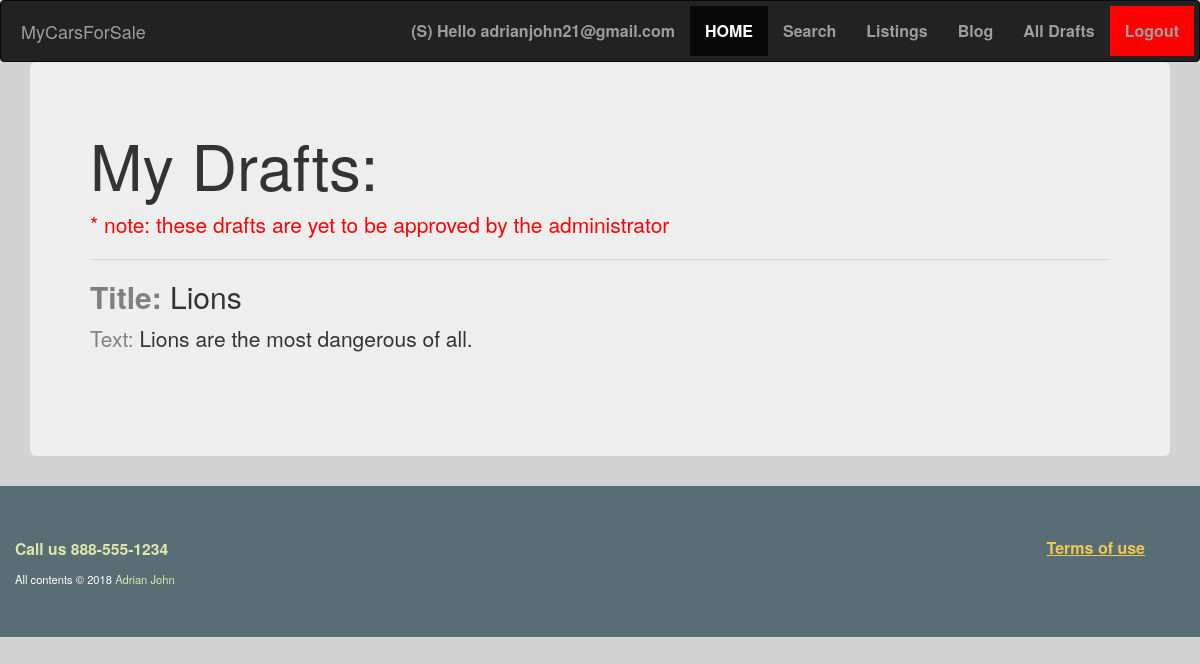
/drafts/ (signed in), run on the app's committed database.
### myapp/models.py (models this page shows)
class BlogTopics(models.Model):
    id =models.AutoField(primary_key=True)
    title=models.CharField(max_length=200)
    text=models.TextField()
    author=models.ForeignKey(UserInfo,on_delete=models.CASCADE)
    approved=models.TextField(default='no',max_length=3)

### myapp/views.py (the view)
# urls.py: url(r'^drafts/',views.drafts,name='drafts'),
def drafts(request):
    my_drafts=BlogTopics.objects.all().filter(approved='no',author=request.session['email'])
    return render (request,'myapp/drafts.html',{'my_drafts':my_drafts})

### templates/myapp/drafts.html
<!DOCTYPE html>
{% extends "myapp/base.html"%}
{%load staticfiles %}
{% block body_block %}
        <div class="container">
          <div class="jumbotron">
            <h1>My Drafts: </h1>
            <p style="color:red;">* note: these drafts are yet to be approved by the administrator</p>
            <hr>
            {% if my_drafts %}
                {% for draft in my_drafts%}
                  <h2><span style="color:grey; font-weight:bolder;">Title:</span> {{draft.title}}</h2>
                  <p><span style="color:grey; font-weight:bolder;">Text:</span> {{draft.text}}</p>
                  <br><br>
                {% endfor%}
            {% endif %}
          </div>
        </div>
{% endblock%}

### templates/myapp/base.html (shortened to what this page needs)
<!DOCTYPE html>
{%load staticfiles %}
<html lang="en">
   <head>
      <link rel="stylesheet" href="https://maxcdn.bootstrapcdn.com/bootstrap/3.3.7/css/bootstrap.min.css">
      <link rel="stylesheet" href="{% static "css/styles.css"%}">
      <link rel="stylesheet" href="https://cdnjs.cloudflare.com/ajax/libs/font-awesome/4.7.0/css/font-awesome.min.css">
   </head>
   <body>
     <nav class="navbar navbar-inverse">
        <div class="container-fluid">
           <div class="navbar-header">
              <a class="navbar-brand" href="{% url 'index' %}">MyCarsForSale</a>
           </div>
           <ul class="nav navbar-nav navbar-right">
             {%  if request.session.email %}
                <li><a>{%  if request.session.super %}(S){% endif %}  Hello {{request.session.email}}</a></li>
             {% endif %}
               <li class="active" ><a href="{% url 'index' %}">HOME</a> </li>
               <li><a href="{% url 'index' %}#search_section">Search</a></li>
               <li><a href="{% url 'index' %}#cars_profile">Listings</a> </li>
             {%  if request.session.email %}
                   <li ><a href="{% url 'blog' %}">Blog</a></li>
                   {%  if request.session.super %}  <li ><a href="{% url 'alldrafts' %}">All Drafts</a></li>
                   {%else %}                        <li ><a href="{% url 'drafts' %}">My Drafts</a></li>
                                                    <li><a href="{% url 'upload' %}">Post Car Ad</a></li>
                   {% endif %}
                    <li style="background-color:red;"><a href="{% url 'logout_form' %}">Logout</a></li>
              {% else%}
                     <li><a href="{% url 'user_login' %}">Login</a></li>
                      <li><a href="{% url 'RegistrationForm' %}">Register</a></li>
              {% endif %}
           </ul>
        </div>
     </nav>
     {% block body_block%}
     {% endblock %}
     <footer>
       <br><br>
     <div class="content container-fluid">
       <div class="row">
         <div class="col-sm-6">
           <p> <span class="phone"> Call us 888-555-1234</span></p>
           <p>All contents &copy; 2018 <a href="#">Adrian John</a></p>
         </div>
         <div class="col-sm-6">
           <nav class="navbar navbar-default" role="navigation">
             <ul class="nav navbar-nav navbar-right">
               <li><a href="#">Terms of use</a></li>
             </ul>
           </nav>
         </div>
       </div>
     </div>
   </footer>
   </body>
</html>

### static/css/styles.css (style rules this page uses)
body { background-color: lightgrey; }
nav li a { font-weight:bolder; font-size: 16px; }
.navbar-inverse { padding:5px; margin-bottom: 0px; }
footer { background: #586D74; color: white; font-size: .8em; padding: 20px 0 40px 0; }
footer a { color: #E0E6AE; }
footer .phone { font-size: 1.4em; font-weight: 700; color: #E0E6AE; }
footer .navbar { margin-bottom: 0; min-height: 0; }
footer .navbar-default { background-color: transparent; border: none; margin-right: 40px; }
footer .navbar-nav>li a { padding-top: 0; padding-bottom: 0; text-decoration: underline; color: #EEC856 !important; }

### data on the page
BlogTopics: session.email "adrianjohn21@gmail.com", title "Lions", text "Lions are the most dangerous of all."
